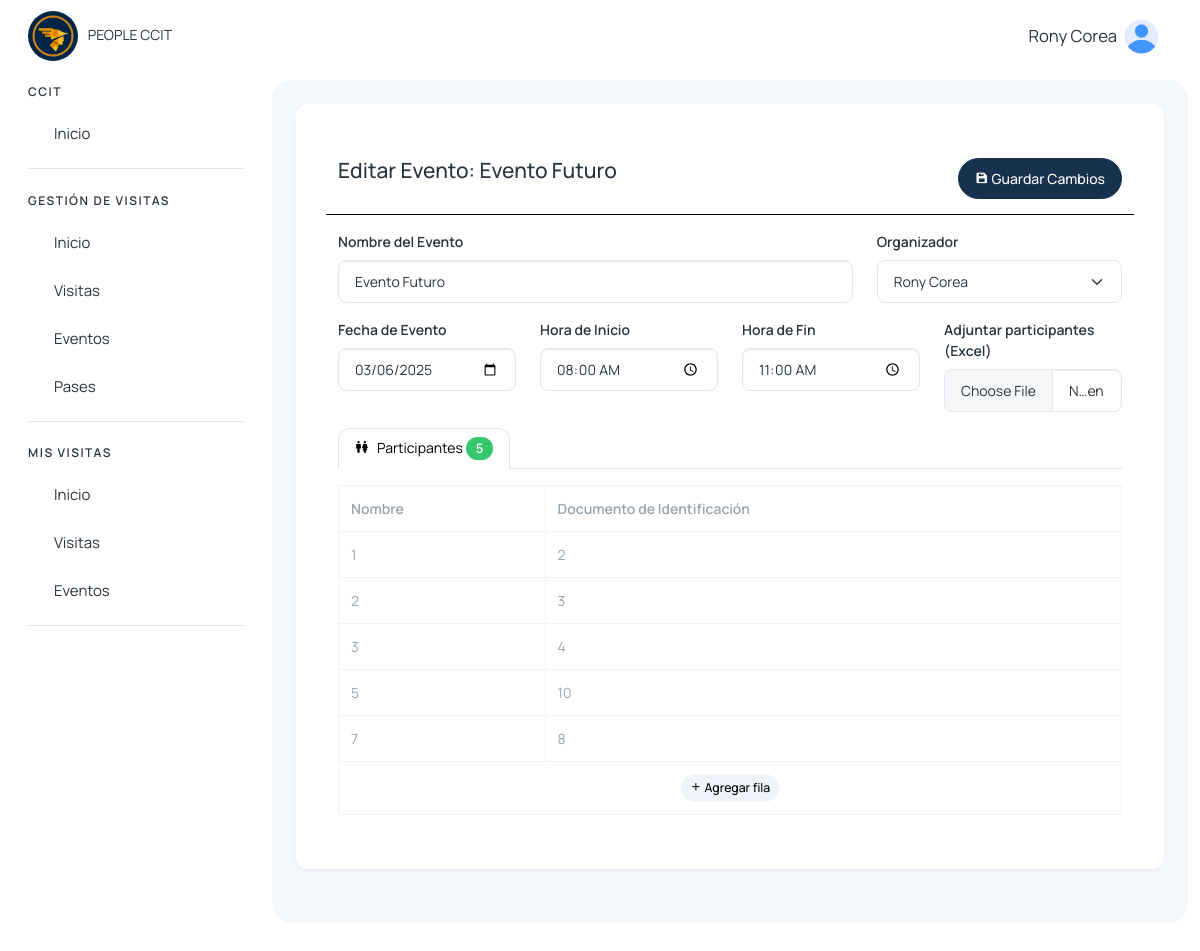
Screenshot of /editar_evento/4 (signed in) with the database file from the repository.
### eventos/models.py (models this page shows, shortened)
class EventoCapacitacion(models.Model):
    nombre = models.CharField(max_length=255)
    organizador = models.CharField(max_length=255, null=True, blank=True)
    fecha = models.DateField()
    hora_inicio = models.TimeField()
    hora_fin = models.TimeField()
    cantidad_visitantes = models.IntegerField()
    created_at = models.DateTimeField(auto_now_add=True)
    updated_at = models.DateTimeField(auto_now=True)

class EventoVisitante(models.Model):
    id_evento = models.CharField(max_length=255)
    nombre_visitante = models.CharField(max_length=255)
    documento_identificacion = models.CharField(max_length=50)
    cat_participante = models.CharField(max_length=255, null=True, blank=True)
    entrada = models.BooleanField(default=0)
    hora_entrada = models.TimeField(null=True, blank=True)
    salida = models.BooleanField(default=0)
    hora_salida = models.TimeField(null=True, blank=True)
    created_at = models.DateTimeField(auto_now_add=True)
    updated_at = models.DateTimeField(auto_now=True)

### eventos/views.py (the view)
# urls.py: path('editar_evento/<int:id>', views.editar_evento, name='editar_evento'),
@login_required
def editar_evento(request, id):
    evento = EventoCapacitacion.objects.get(id=id)
    participantes_evento = EventoVisitante.objects.filter(id_evento=id)
    return render(request, 'visitantes/recepcion/secundarios/editar_evento_colaborador.html', {
        'evento': evento,
        'participantes_evento': participantes_evento,
    })

### visitantes/context_processors.py (called while the page is built)
def grupos_usuario(request):
    if request.user.is_authenticated:
        grupos = request.user.groups.all()
    else:
        grupos = []
    return {'user_grupos': grupos}

### templates/visitantes/recepcion/secundarios/editar_evento_colaborador.html (shortened to what this page needs)
{% extends 'layout/layout.html' %}
{% block content %}
{% load static %}
<div class="container my-4">
    <div class="mb-3 row d-flex justify-content-between" style="border-bottom: 1px solid #000; padding-bottom: 15px;">
        <div class="col">
            <h4>Editar Evento: {{ evento.nombre }}</h4>
        </div>
        <div class="col d-flex justify-content-end align-items-center">
            <button type="submit" form="formEditarEvento" class="btn btn-primary">
                <i class='bx bxs-save'></i> Guardar Cambios
            </button>
        </div>
    </div>
    <form id="formEditarEvento" method="post" action="{% url 'save_editar_evento' %}" enctype="multipart/form-data">
        <div class="mb-3 row">
            <div class="col-md-8">
                <label class="form-label">Nombre del Evento</label>
                <input type="text" name="nombre" class="form-control" value="{{ evento.nombre }}" required>
            </div>
            <div class="col-md-4">
                <label class="form-label">Organizador</label>
                <select class="form-select" name="organizador">
                    <option value="{{ request.user.username }}" {% if evento.organizador == request.user.username %}selected{% endif %}>
                        {{ request.user.first_name }} {{ request.user.last_name }}
                    </option>
                </select>
            </div>
        </div>
        <div class="mb-3 row">
            <div class="col-md-3">
                <label class="form-label">Fecha de Evento</label>
                <input type="date" name="fecha" class="form-control" value="{{ evento.fecha|date:'Y-m-d' }}" required>
            </div>
            <div class="col-md-3">
                <label class="form-label">Hora de Inicio</label>
                <input type="time" name="hora_inicio" class="form-control" value="{{ evento.hora_inicio }}" required>
            </div>
            <div class="col-md-3">
                <label class="form-label">Hora de Fin</label>
                <input type="time" name="hora_fin" class="form-control" value="{{ evento.hora_fin }}" required>
            </div>
            <div class="col-md-3">
                <label class="form-label">Adjuntar participantes (Excel)</label>
                <input type="file" name="participantes_file" class="form-control" accept=".xls,.xlsx">
            </div>
        </div>
        <ul class="nav nav-tabs" role="tablist">
            <li class="nav-item">
                <a class="nav-link d-flex active" data-bs-toggle="tab" href="#participantes" role="tab">
                    <span><i class='bx bx-male-female'></i></span>
                    <span class="d-none d-md-block ms-2">Participantes <span class="badge text-bg-success rounded-5">{{evento.cantidad_visitantes}}</span></span>
                </a>
            </li>
        </ul>
        <div class="tab-content my-3">
            <div class="tab-pane active" id="participantes" role="tabpanel">
                <table class="table table-bordered table-hover table-sm" id="tabla-asistencia">
                    <thead class="thead-dark">
                        <tr>
                            <th>Nombre</th>
                            <th>Documento de Identificación</th>
                        </tr>
                    </thead>
                    <tbody id="tabla-asistencia-body">
                        {% if participantes_evento %}
                            {% for participante in participantes_evento %}
                                <tr data-visitante-id="{{ participante.id }}">
                                    <td contenteditable="true" class="nuevo-nombre" placeholder="Nombre...">{{ participante.nombre_visitante }}</td>
                                    <td contenteditable="true" class="nuevo-documento" placeholder="Documento...">{{ participante.documento_identificacion }}</td>
                                </tr>
                            {% endfor %}
                        {% else %}
                            <tr>
                                <td contenteditable="true" class="nuevo-nombre" placeholder="Nombre..."></td>
                                <td contenteditable="true" class="nuevo-documento" placeholder="Documento..."></td>
                            </tr>
                        {% endif %}
                    </tbody>
                    <tfoot>
                        <tr>
                            <td colspan="2" class="text-center">
                                <button id="btn-agregar-fila" class="btn btn-light btn-sm">
                                    <i class='bx bx-plus'></i> Agregar fila
                                </button>
                            </td>
                        </tr>
                    </tfoot>
                </table>
            </div>
        </div>
    </form>
</div>
{% endblock %}

### templates/layout/layout.html (shortened to what this page needs)
{% load static %}
<!DOCTYPE html>
<html lang="en">
<head>
    <link href='https://unpkg.com/boxicons@2.1.4/css/boxicons.min.css' rel='stylesheet'>
    <link rel="stylesheet" href="https://cdn.jsdelivr.net/npm/sweetalert2@11.4.4/dist/sweetalert2.min.css">
    <link rel="stylesheet" href="{% static '/assets/css/styles.min.css' %}" />
</head>
<body>
  <div class="page-wrapper" id="main-wrapper" data-layout="vertical" data-navbarbg="skin6" data-sidebartype="full"
  data-sidebar-position="fixed" data-header-position="fixed">
    <aside class="left-sidebar">
        <div>
            <div class="brand-logo d-flex align-items-center justify-content-between">
                <a href="{% url 'inicio_recepcion' %}" class="text-nowrap logo-img">
                    <img class="rounded-circle" width="50" src="{% static '/img/logo.png' %}" alt="logo" style="margin-right: 7px" />
                    PEOPLE CCIT
                </a>
            </div>
            <nav class="sidebar-nav scroll-sidebar" data-simplebar="">
                <ul id="sidebarnav">
                    <li class="nav-small-cap">
                        <span class="hide-menu">CCIT</span>
                    </li>
                    <li class="sidebar-item">
                        <a class="sidebar-link" href="{% url 'home' %}" aria-expanded="false">
                            <span class="hide-menu">Inicio</span>
                        </a>
                    </li>
                    {% for grupo in user_grupos %}
                        {% if grupo.name == "visitas_recepcion_group" or grupo.name == "admin_group" or grupo.name == 'super_admin' %}
                            <li class="nav-small-cap">
                                <span class="hide-menu">GESTIÓN DE VISITAS</span>
                            </li>
                            <li class="sidebar-item">
                                <a class="sidebar-link" href="{% url 'inicio_recepcion' %}" aria-expanded="false">
                                    <span class="hide-menu">Inicio</span>
                                </a>
                            </li>
                            <li class="sidebar-item">
                                <a class="sidebar-link" href="{% url 'visitas_recepcion' %}" aria-expanded="false">
                                    <span class="hide-menu">Visitas</span>
                                </a>
                            </li>
                            <li class="sidebar-item">
                                <a class="sidebar-link" href="{% url 'eventos_capacitaciones' %}" aria-expanded="false">
                                    <span class="hide-menu">Eventos</span>
                                </a>
                            </li>
                            <li class="sidebar-item">
                                <a class="sidebar-link" href="{% url 'pases_recepcion' %}" aria-expanded="false">
                                    <span class="hide-menu">Pases</span>
                                </a>
                            </li>
                        {% endif %}
                    {% endfor %}
                    {% for grupo in user_grupos %}
                        {% if grupo.name == "visitas_colaborador_group" or grupo.name == 'visitas_it_group' %}
                            <li class="nav-small-cap">
                                <span class="hide-menu">MIS VISITAS</span>
                            </li>
                            <li class="sidebar-item">
                                <a class="sidebar-link" href="{% url 'colaboradores_home' %}" aria-expanded="false">
                                    <span class="hide-menu">Inicio</span>
                                </a>
                            </li>
                            <li class="sidebar-item">
                                <a class="sidebar-link" href="{% url 'visitas_colaborador' %}" aria-expanded="false">
                                    <span class="hide-menu">Visitas</span>
                                </a>
                            </li>
                            <li class="sidebar-item">
                                <a class="sidebar-link" href="{% url 'eventos_capacitaciones_colaborador' %}" aria-expanded="false">
                                    <span class="hide-menu">Eventos</span>
                                </a>
                            </li>
                        {% endif %}
                    {% endfor %}
                </ul>
            </nav>
        </div>
    </aside>
  <div class="body-wrapper">
    <header class="app-header">
        <nav class="navbar navbar-expand-lg navbar-light">
            <div class="navbar-collapse justify-content-end px-0" id="navbarNav">
                <ul class="navbar-nav flex-row ms-auto align-items-center justify-content-end">
                    <li class="nav-item dropdown">
                        <a class="nav-link " href="javascript:void(0)" id="drop2" data-bs-toggle="dropdown"
                            aria-expanded="false">
                            <small style="font-size: smaller; margin-right: 7px;">
                                {{request.user.first_name}} {{request.user.last_name}}
                            </small>
                            <img src="{% static '/img/home/user.png' %}" alt="" width="35" height="35" class="rounded-circle">
                        </a>
                    </li>
                </ul>
            </div>
        </nav>
    </header>
            <div class="body-wrapper-inner">
                <div class="container-fluid">
                    <div class="card">
                        <div class="card-body">
                            {% block content %} {% endblock %}
                        </div>
                    </div>
                </div>
            </div>
        </div>
    </div>
</body>
</html>

### templates/layout/layout.html (style rules this page uses)
.btn { border-radius: 25px; }
.body-wrapper .container-fluid { max-width: 1500px; }

### rows the page displays
EventoCapacitacion: nombre "Evento Futuro", fecha "03/06/2025", hora_inicio "08:00", hora_fin "11:00", cantidad_visitantes "5"
EventoVisitante: nombre_visitante "1", documento_identificacion "2"
EventoVisitante: nombre_visitante "2", documento_identificacion "3"
EventoVisitante: nombre_visitante "3", documento_identificacion "4"
EventoVisitante: nombre_visitante "5", documento_identificacion "10"
EventoVisitante: nombre_visitante "7", documento_identificacion "8"

### other values shown
{{ request.user.first_name }} "Rony"
{{ request.user.last_name }} "Corea"
